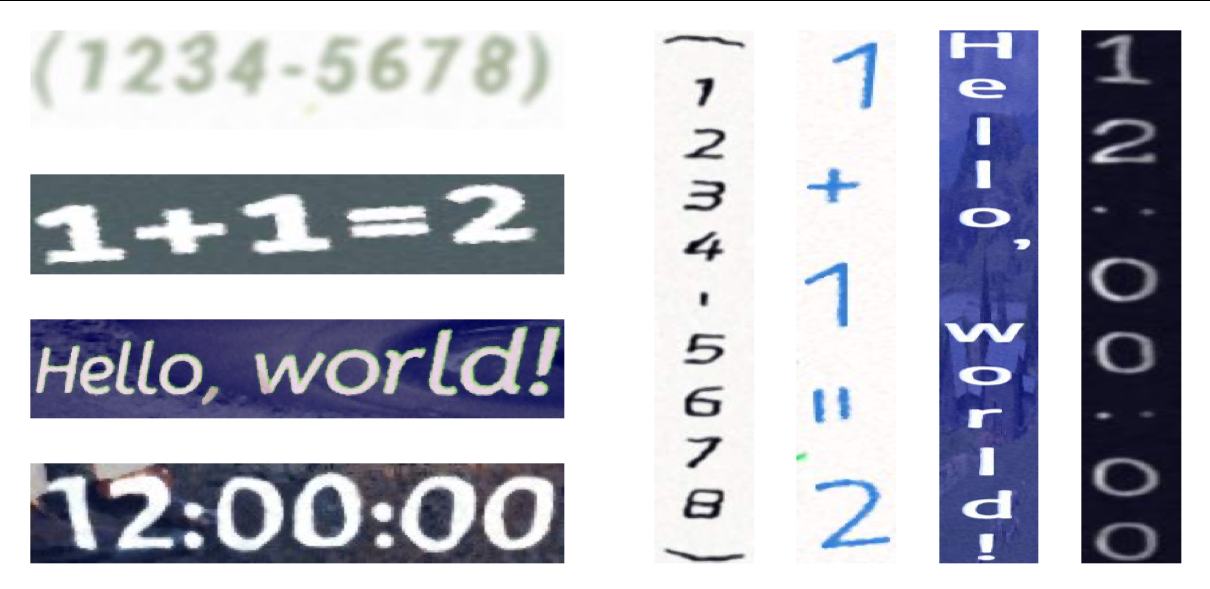
#> input picture imgs/default.png, 1210 x 589 px
$ python -i default.py   (imports and definitions only)
#> lines starting #> are read from the running program, lines starting #| are printed output that depends on the picture; after the words box and inside, x2 and y2 are one past the last pixel; in counts of white or black regions, pixels touching at a corner belong together
"""
SynthTIGER
Copyright (c) 2021-present NAVER Corp.
MIT license
"""

import cv2
import numpy as np

from synthtiger import components, layers, utils

BLEND_MODES = [
    "normal",
    "multiply",
    "screen",
    "overlay",
    "hard_light",
    "soft_light",
    "dodge",
    "divide",
    "addition",
    "difference",
    "darken_only",
    "lighten_only",
]


class Template:
    # [224 lines left out: functions __init__, generate, _generate_color, _generate_fg, _generate_mg, _generate_bg and 3 more, not called in this run]


def _create_mask(image, pad=0):
    height, width = image.shape[:2]
    alpha = image[..., 3].astype(np.uint8)
    mask = np.zeros((height, width), dtype=np.float32)

    cts, _ = cv2.findContours(alpha, cv2.RETR_EXTERNAL, cv2.CHAIN_APPROX_SIMPLE)
    cts = sorted(cts, key=lambda ct: sum(cv2.boundingRect(ct)[:2]))

    if len(cts) == 1:
        hull = cv2.convexHull(cts[0])
        cv2.fillConvexPoly(mask, hull, 255)

    for idx in range(len(cts) - 1):
        pts = np.concatenate((cts[idx], cts[idx + 1]), axis=0)
        hull = cv2.convexHull(pts)
        cv2.fillConvexPoly(mask, hull, 255)

    mask = utils.dilate_image(mask, pad)
    out = utils.create_image((width, height))
    out[..., 3] = mask
    return out

>>> import cv2
>>> picture = cv2.imread('../imgs/default.png', cv2.IMREAD_GRAYSCALE)
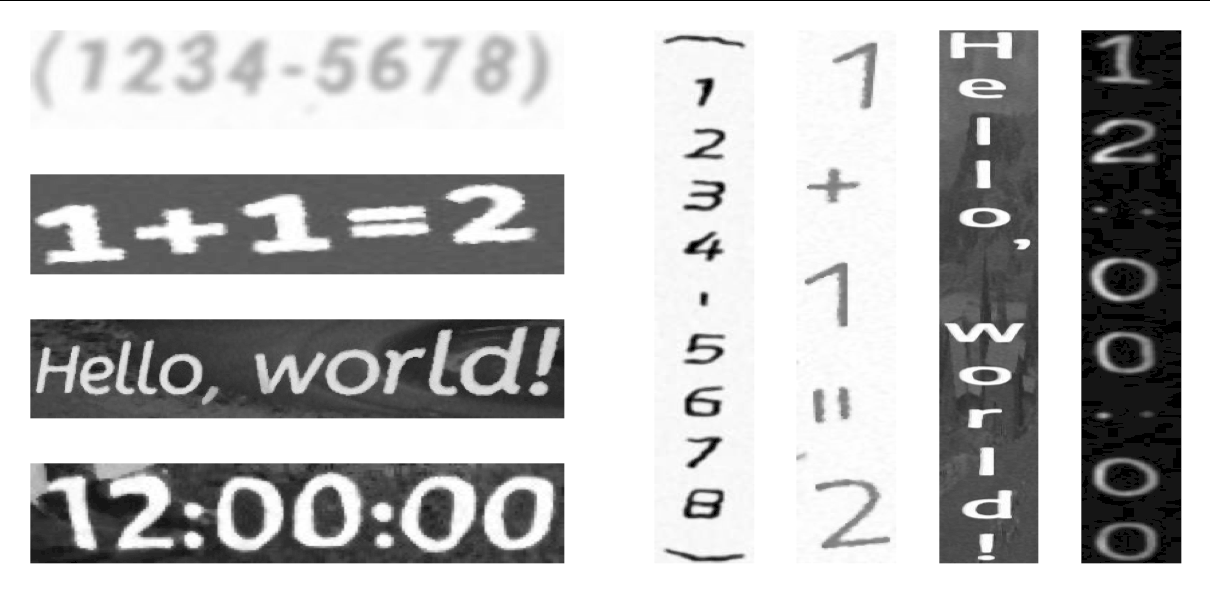
#> picture: shape (589, 1210); min 0, max 255, mean 190.1
>>> result = _create_mask(picture)
#> in _create_mask, `alpha = image[..., 3].astype(np.uint8)`: alpha = 589 values from 0 to 255
#> in _create_mask, `cts, _ = cv2.findContours(alpha, cv2.RETR_EXTERNAL, cv2.CHAIN_APPROX_S..`: cts = [[[0, 1], [0, 588]]]
#> in _create_mask, `hull = cv2.convexHull(cts[0])`: hull = [[0, 588], [0, 1]]
#> in _create_mask, `cv2.fillConvexPoly(mask, hull, 255)`:
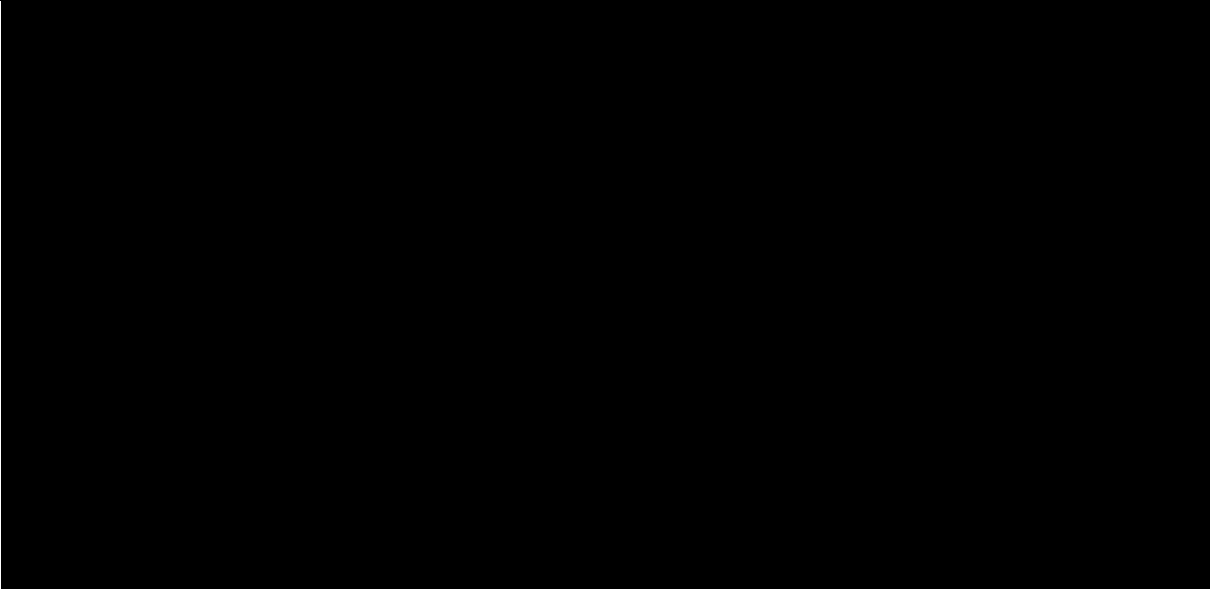
#> mask: shape (589, 1210) float32; 0.08% white in thin lines or dots, all inside (x1, y1, x2, y2) = (0, 1, 1, 589)
#> (the run stopped early here; a loop or call above may not have finished)

$ run again, on imgs/non-latin.png
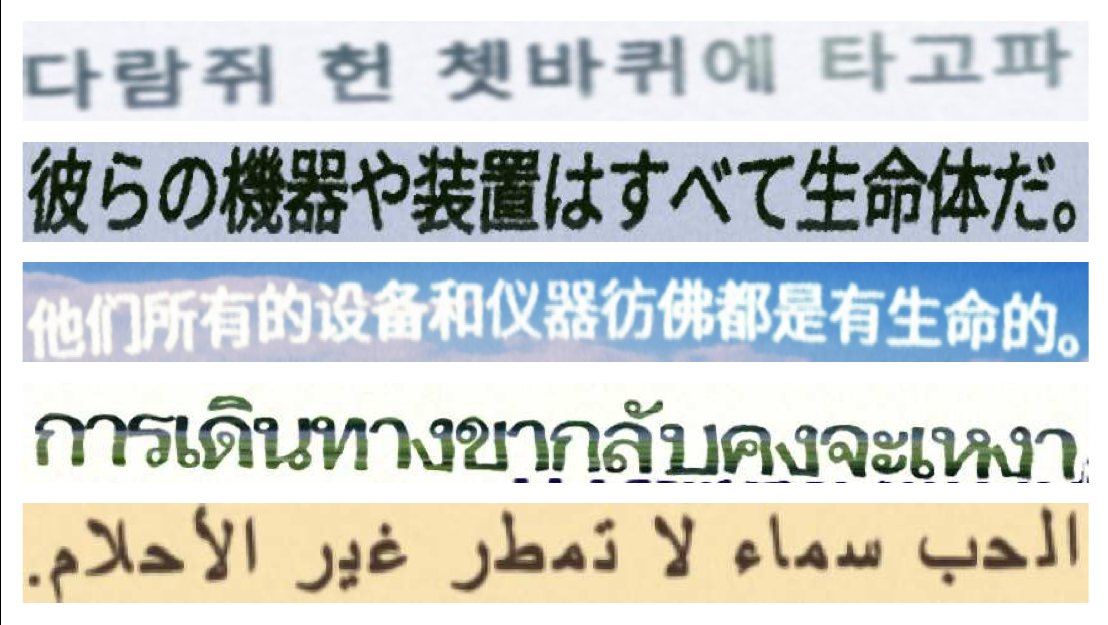
#> input picture imgs/non-latin.png, 1108 x 625 px
#> `picture = cv2.imread('../imgs/default.png', cv2.IMREAD_GRAYSCALE)`:
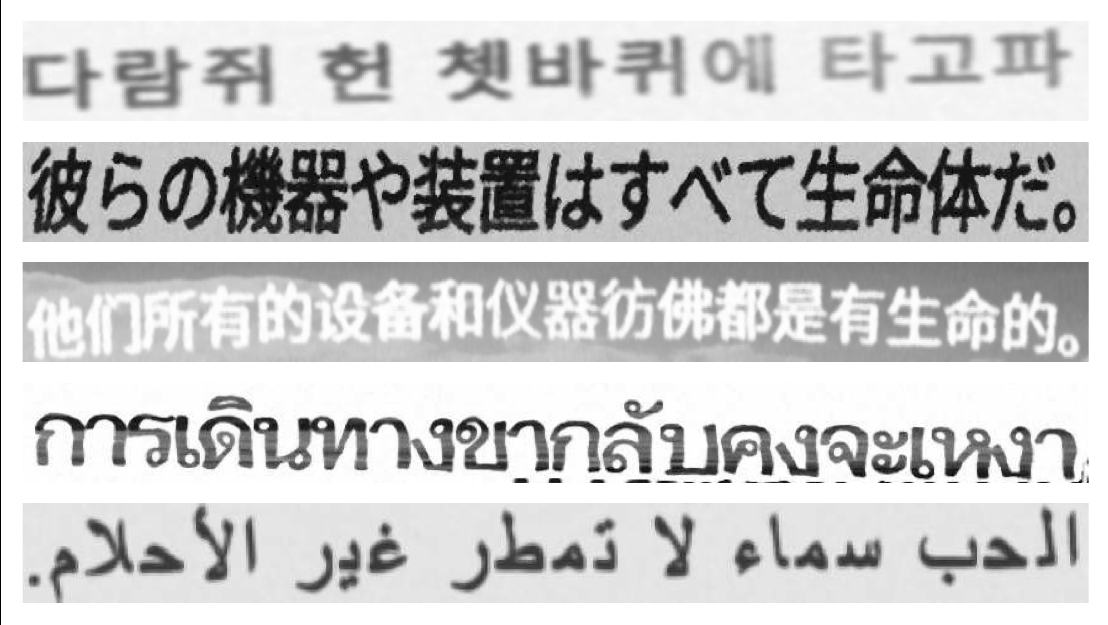
#> picture: shape (625, 1108); min 0, max 255, mean 206.8
#> alpha = 625 values from 255 to 255
#> cts = [[[0, 0], [0, 624]]]
#> hull = [[0, 624], [0, 0]]
#> mask: shape (625, 1108) float32; 0.09% white in thin lines or dots, all inside (x1, y1, x2, y2) = (0, 0, 1, 625)

$ run again, on imgs/samples.png
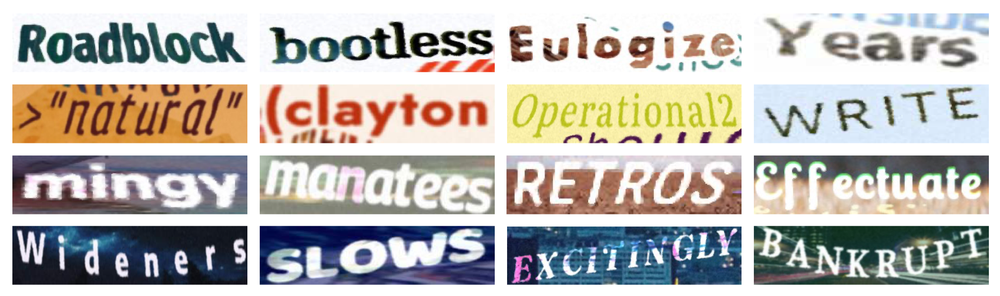
#> input picture imgs/samples.png, 1000 x 296 px, shrunk from 1702 x 504 before the run
#> `picture = cv2.imread('../imgs/default.png', cv2.IMREAD_GRAYSCALE)`:
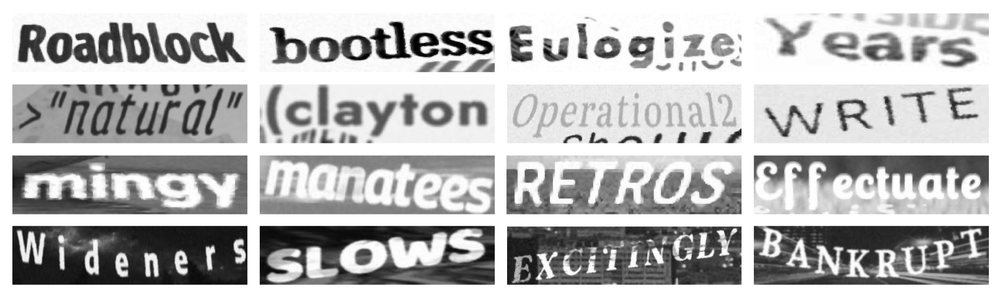
#> picture: shape (296, 1000); min 0, max 255, mean 185.3
#> alpha = 296 values from 255 to 255
#> cts = [[[0, 0], [0, 295]]]
#> hull = [[0, 295], [0, 0]]
#> mask: shape (296, 1000) float32; 0.1% white in thin lines or dots, all inside (x1, y1, x2, y2) = (0, 0, 1, 296)
